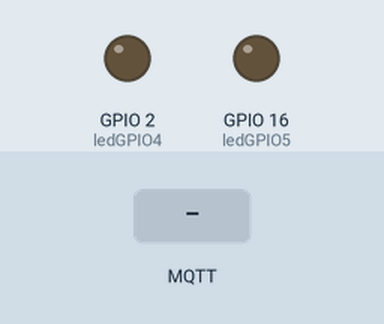
Recording of a sketch running on a simulated ESP8266 (NodeMCU). Shown: output pins drawn as LEDs (lit = HIGH). The test bench sets the inputs (shaded band). WiFi joins after 1.5 s; servers stay silent unless stated; no MQTT or app messages arrive unless stated; what the sketch prints to the serial monitor is not drawn.

Above: at 2.7 s.
2.8 s: MQTT message "1" arrives on the first subscribed topic
At 3.9 s:
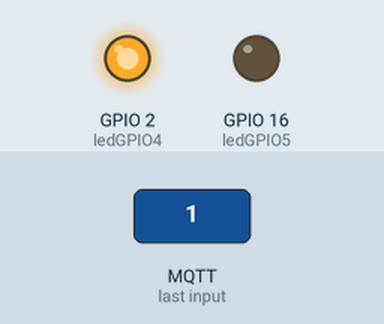
4.3 s: MQTT message "1" arrives on the second subscribed topic
At 5.1 s:
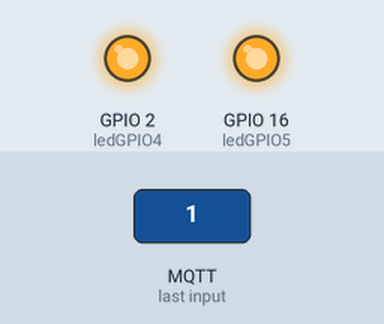
5.8 s: MQTT message "0" arrives on the first subscribed topic
At 6.3 s:
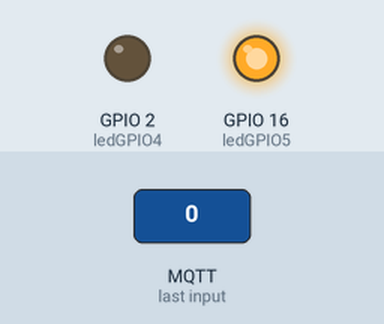
7.3 s: MQTT message "0" arrives on the second subscribed topic
At 8.6 s:
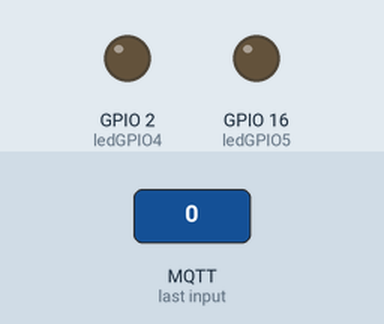
Timing chart, 0 to 9.8 s (numbered marks = the images above; inputs shaded):
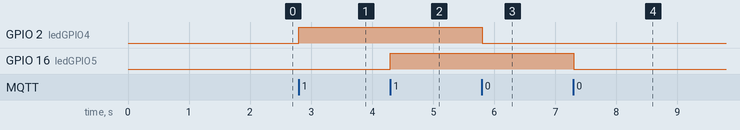

The sketch:

upload.ino
```cpp
/*****

 All the resources for this project:
 https://randomnerdtutorials.com/

*****/

// Loading the ESP8266WiFi library and the PubSubClient library
#include<ESP8266WiFi.h>
#include<PubSubClient.h>

// Change the credentials below, so your ESP8266 connects to your router
const char* ssid = "";
const char* password = "";

// Change the variable to your Raspberry Pi IP address, so it connects to your MQTT broker
const char* mqtt_server = "test.mosquitto.org";

// Initializes the espClient
WiFiClient espClient;
PubSubClient client(espClient);

// Connect an LED to each GPIO of your ESP8266
const int ledGPIO5 = 16;
const int ledGPIO4 = 2;

// Don't change the function below. This functions connects your ESP8266 to your router
void setup_wifi() {
  delay(10);
  // We start by connecting to a WiFi network
  Serial.println();
  Serial.print("Connecting to ");
  Serial.println(ssid);
  WiFi.begin(ssid, password);
  while (WiFi.status() != WL_CONNECTED) {
    delay(500);
    Serial.print(".");
  }
  Serial.println("");
  Serial.print("WiFi connected - ESP IP address: ");
  Serial.println(WiFi.localIP());
}

// This functions is executed when some device publishes a message to a topic that your ESP8266 is subscribed to
// Change the function below to add logic to your program, so when a device publishes a message to a topic that
// your ESP8266 is subscribed you can actually do something
void callback(String topic, byte* message, unsigned int length) {
  Serial.print("Message arrived on topic: ");
  Serial.print(topic);
  Serial.print(". Message: ");
  String messageTemp;

  for (int i = 0; i < length; i++) {
    Serial.print((char)message[i]);
    messageTemp += (char)message[i];
  }
  Serial.println();

  // Feel free to add more if statements to control more GPIOs with MQTT

  // If a message is received on the topic home/office/esp1/gpio2, you check if the message is either 1 or 0. Turns the ESP GPIO according to the message
  if(topic=="esp8266/ghiscure/AC"){
      Serial.print("Changing GPIO 4 to ");
      if(messageTemp == "1"){
        digitalWrite(ledGPIO4, HIGH);
        Serial.print("On");
      }
      else if(messageTemp == "0"){
        digitalWrite(ledGPIO4, LOW);
        Serial.print("Off");
      }
  }
  if(topic=="esp8266/ghiscure/lamp"){
      Serial.print("Changing GPIO 5 to ");
      if(messageTemp == "1"){
        digitalWrite(ledGPIO5, HIGH);
        Serial.print("On");
      }
      else if(messageTemp == "0"){
        digitalWrite(ledGPIO5, LOW);
        Serial.print("Off");
      }
  }
  Serial.println();
}

// This functions reconnects your ESP8266 to your MQTT broker
// Change the function below if you want to subscribe to more topics with your ESP8266
void reconnect() {
  // Loop until we're reconnected
  while (!client.connected()) {
    Serial.print("Attempting MQTT connection...");
    // Attempt to connect
     /*
     YOU  NEED TO CHANGE THIS NEXT LINE, IF YOU'RE HAVING PROBLEMS WITH MQTT MULTIPLE CONNECTIONS
     To change the ESP device ID, you will have to give a unique name to the ESP8266.
     Here's how it looks like now:
       if (client.connect("ESP8266Client")) {
     If you want more devices connected to the MQTT broker, you can do it like this:
       if (client.connect("ESPOffice")) {
     Then, for the other ESP:
       if (client.connect("ESPGarage")) {
      That should solve your MQTT multiple connections problem

     THE SECTION IN loop() function should match your device name
    */
    if (client.connect("ghiscureclient")) {
      Serial.println("connected");
      // Subscribe or resubscribe to a topic
      // You can subscribe to more topics (to control more LEDs in this example)
      client.subscribe("esp8266/ghiscure/AC");
      client.subscribe("esp8266/ghiscure/lamp");
    } else {
      Serial.print("failed, rc=");
      Serial.print(client.state());
      Serial.println(" try again in 5 seconds");
      // Wait 5 seconds before retrying
      delay(5000);
    }
  }
}

// The setup function sets your ESP GPIOs to Outputs, starts the serial communication at a baud rate of 115200
// Sets your mqtt broker and sets the callback function
// The callback function is what receives messages and actually controls the LEDs
void setup() {
  pinMode(ledGPIO4, OUTPUT);
  pinMode(ledGPIO5, OUTPUT);

  Serial.begin(115200);
  setup_wifi();
  client.setServer(mqtt_server, 1883);
  client.setCallback(callback);
}

// For this project, you don't need to change anything in the loop function.
// Basically it ensures that you ESP is connected to your broker
void loop() {
  if (!client.connected()) {
    reconnect();
  }
  if(!client.loop())
     /*
     YOU  NEED TO CHANGE THIS NEXT LINE, IF YOU'RE HAVING PROBLEMS WITH MQTT MULTIPLE CONNECTIONS
     To change the ESP device ID, you will have to give a unique name to the ESP8266.
     Here's how it looks like now:
       client.connect("ESP8266Client");
     If you want more devices connected to the MQTT broker, you can do it like this:
       client.connect("ESPOffice");
     Then, for the other ESP:
       client.connect("ESPGarage");
      That should solve your MQTT multiple connections problem

     THE SECTION IN recionnect() function should match your device name
    */
    client.connect("ESP8266Client");
}
```

Measured:
- after the input at 2.8 s, GPIO 2 (ledGPIO4): LOW → HIGH at once
- after the input at 4.3 s, GPIO 16 (ledGPIO5): LOW → HIGH at once
- after the input at 5.8 s, GPIO 2 (ledGPIO4): HIGH → LOW at once
- after the input at 7.3 s, GPIO 16 (ledGPIO5): HIGH → LOW at once
